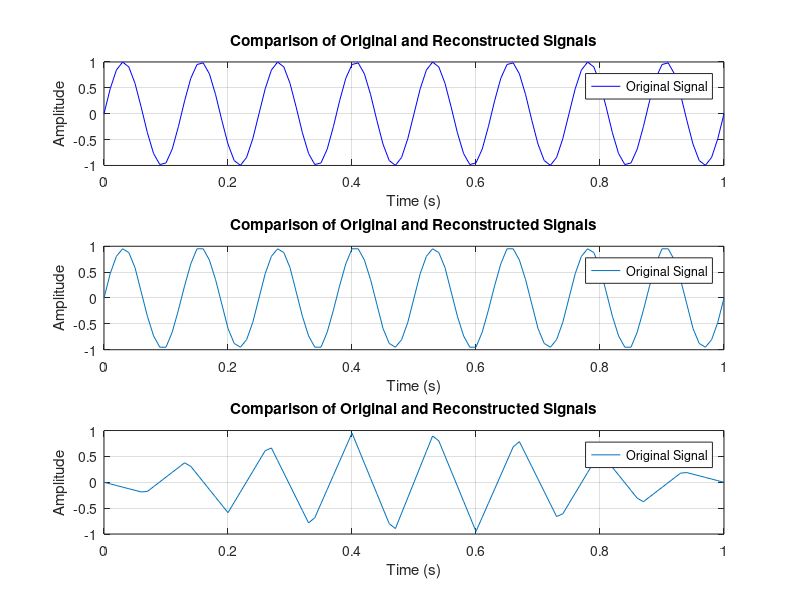

Reproduce this figure in MATLAB.
% Step 1: Define a Continuous-Time Signal
t = 0:0.01:1;  % time vector
x = sin(2 * pi * 8 * t);  % continuous-time signal

% Step 2: Sampling at Two Different Rates
% Proper sampling rate: 80 Hz
t_sampled_proper = 0:1/80:1;
x_sampled_proper = sin(2 * pi * 8 * t_sampled_proper);

% Under-sampling rate: 15 Hz
t_sampled_under = 0:1/15:1;
x_sampled_under = sin(2 * pi * 8 * t_sampled_under);

% Step 3: Reconstruct and Compare
% Reconstruct the original signal from the sampled signals
t_reconstructed = 0:0.01:1;
x_reconstructed_proper = interp1(t_sampled_proper, x_sampled_proper, t_reconstructed);
x_reconstructed_under = interp1(t_sampled_under, x_sampled_under, t_reconstructed);

% Plot the original continuous signal and the reconstructed signals
figure;

subplot(3,1,1)
plot(t, x, 'b-');
legend('Original Signal', 'Properly Sampled Signal', 'Under-Sampled Signal');
xlabel('Time (s)');
ylabel('Amplitude');
title('Comparison of Original and Reconstructed Signals');
grid on
subplot(3,1,2)
plot(t_reconstructed, x_reconstructed_proper)
legend('Original Signal', 'Properly Sampled Signal', 'Under-Sampled Signal');
xlabel('Time (s)');
ylabel('Amplitude');
title('Comparison of Original and Reconstructed Signals');
grid on 

subplot(3,1,3)
plot(t_reconstructed, x_reconstructed_under);
legend('Original Signal', 'Properly Sampled Signal', 'Under-Sampled Signal');
xlabel('Time (s)');
ylabel('Amplitude');
title('Comparison of Original and Reconstructed Signals');
grid on 